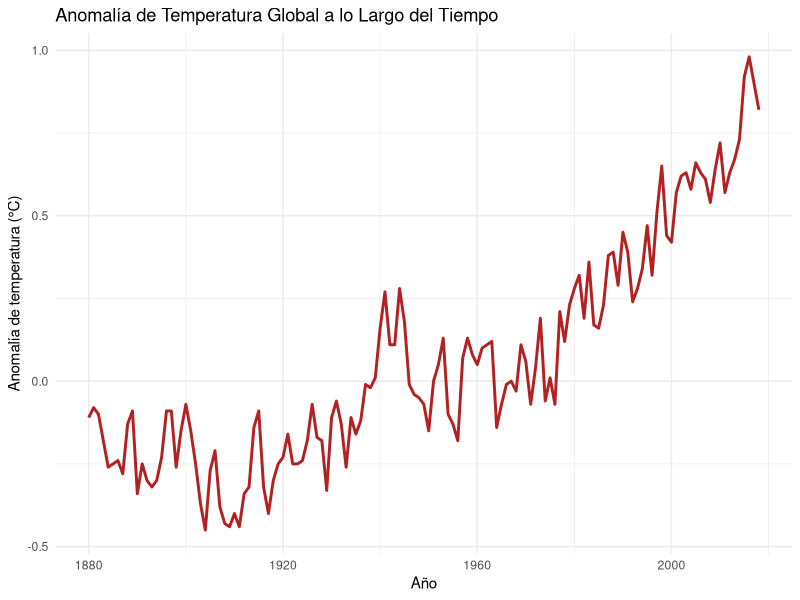
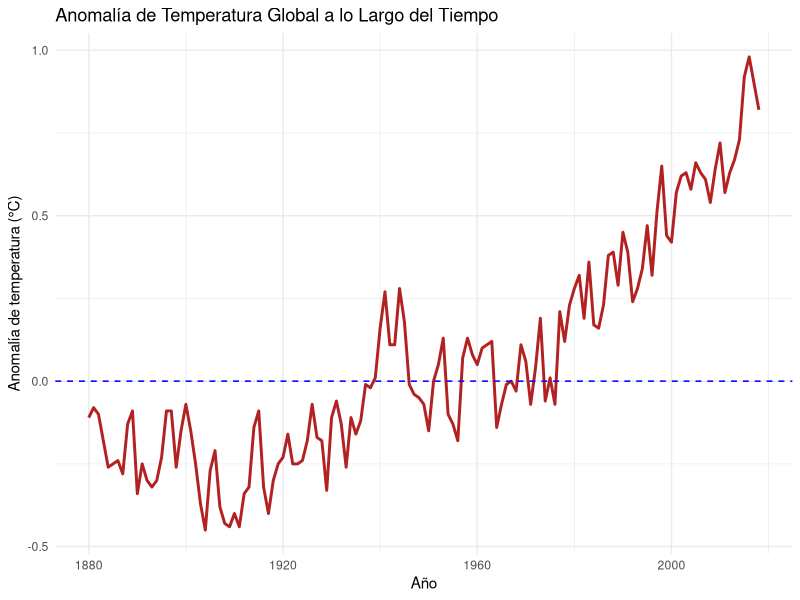
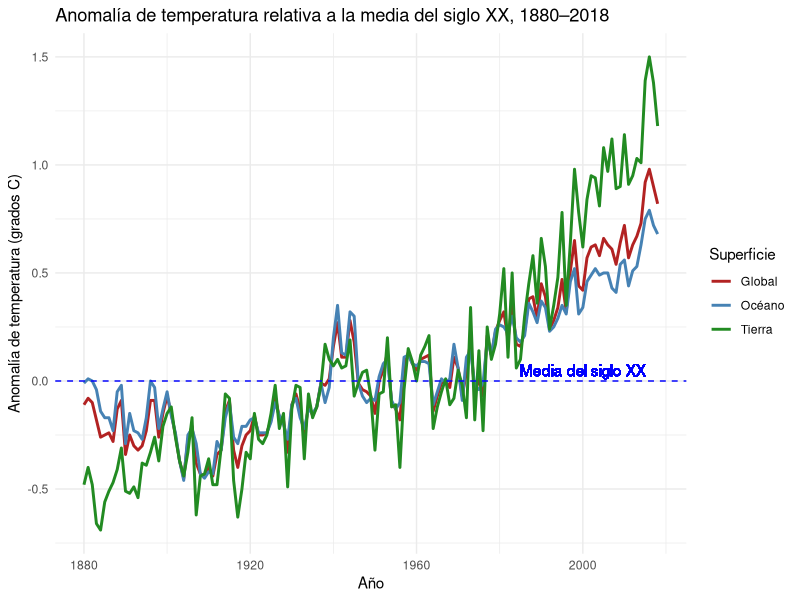
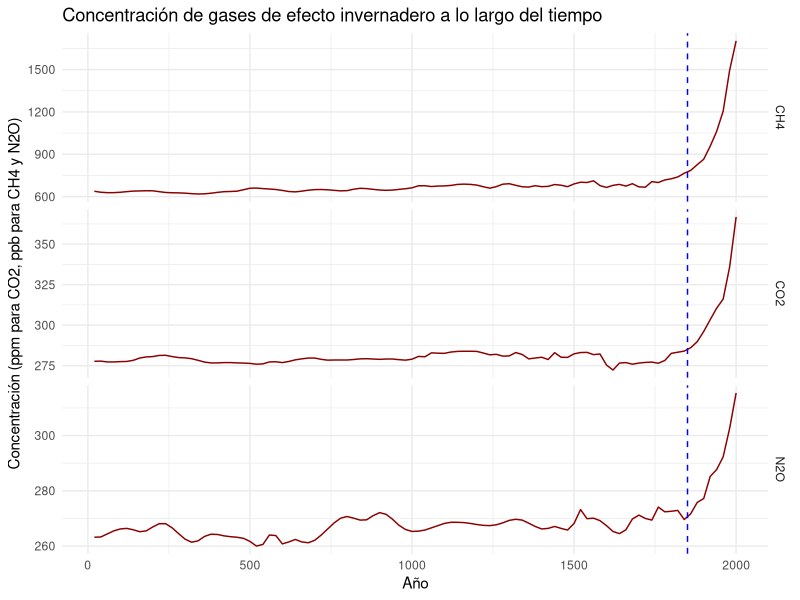
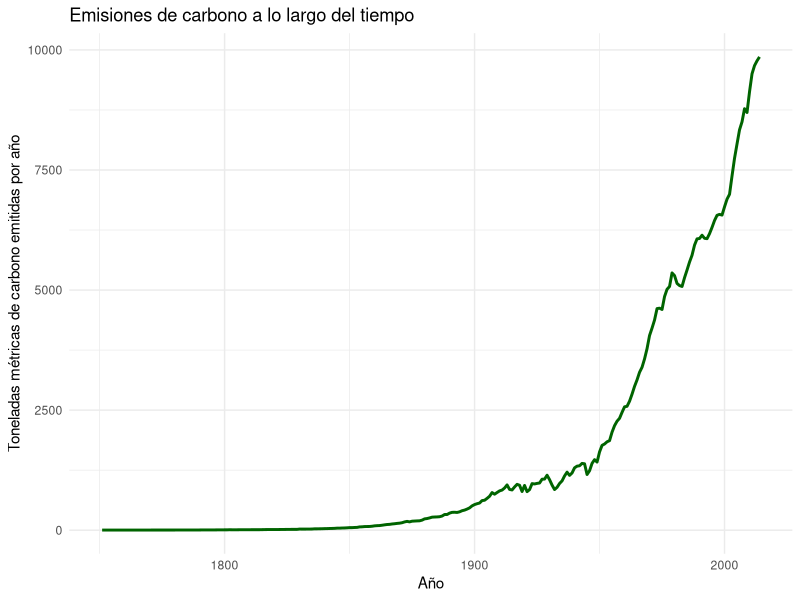

R code for these plots, in order:
library(tidyverse)
library(dslabs)
data(temp_carbon)
data(greenhouse_gases)
data(historic_co2)
# Obtener el último año con datos no NA en emisiones de carbono
temp_carbon %>%
  filter(!is.na(carbon_emissions)) %>%
# max($year)
#  summarise(ultimo_anio = max(year))
#  select(year)%>%max()
  pull(year)%>%max()  

  # Filtrar solo los años con datos de emisiones
  carbon_data <- temp_carbon %>%
  filter(!is.na(carbon_emissions)) %>%
  arrange(year)

# Ver el primer y último año con sus emisiones
carbon_data %>%
  slice(c(1, n())) %>%
  select(year, carbon_emissions)  

carbon_data %>%
  summarise(
    diferencia = last(carbon_emissions) - first(carbon_emissions)
  )


# Filtrar años con datos de anomalía global
temp_data <- temp_carbon %>%
  filter(!is.na(temp_anomaly)) %>%
  arrange(year)

# Ver el primer y último año con sus anomalías
temp_data %>%
  slice(c(1, n())) %>%
  select(year, temp_anomaly)

temp_data %>%
  summarise(
    aumento_total = last(temp_anomaly) - first(temp_anomaly)
  )

# Crear gráfico y guardarlo en el objeto 'p'
p <- temp_carbon %>%
  filter(!is.na(temp_anomaly)) %>%
  ggplot(aes(x = year, y = temp_anomaly)) +
  geom_line(color = "firebrick", size = 1) +
  labs(
    title = "Anomalía de Temperatura Global a lo Largo del Tiempo",
    x = "Año",
    y = "Anomalía de temperatura (°C)"
  ) +
  theme_minimal()

# Mostrar el gráfico
p
p + geom_hline(yintercept = 0, color = "blue", linetype = "dashed")

p <- temp_carbon %>%
  filter(!is.na(temp_anomaly)) %>%
  ggplot(aes(x = year, y = temp_anomaly)) +
  geom_line(color = "firebrick", size = 1) +
  geom_hline(yintercept = 0, color = "blue", linetype = "dashed") +
  annotate("text", x = 2000, y = 0.05, label = "Media del siglo XX", color = "blue") +
  labs(
    title = "Anomalía de temperatura relativa a la media del siglo XX, 1880–2018",
    x = "Año",
    y = "Anomalía de temperatura (grados C)"
  ) +
  theme_minimal()

# Crear gráfico con tres series de anomalía
p <- temp_carbon %>%
  filter(!is.na(temp_anomaly)) %>%
  ggplot(aes(x = year)) +
  geom_line(aes(y = temp_anomaly, color = "Global"), size = 1) +
  geom_line(aes(y = ocean_anomaly, color = "Océano"), size = 1) +
  geom_line(aes(y = land_anomaly, color = "Tierra"), size = 1) +
  geom_hline(yintercept = 0, color = "blue", linetype = "dashed") +
  geom_text(aes(x = 2000, y = 0.05, label = "Media del siglo XX"), color = "blue") +
  scale_color_manual(values = c("Global" = "firebrick", "Océano" = "steelblue", "Tierra" = "forestgreen")) +
  ggtitle("Anomalía de temperatura relativa a la media del siglo XX, 1880–2018") +
  ylab("Anomalía de temperatura (grados C)") +
  xlab("Año") +
  theme_minimal() +
  labs(color = "Superficie")

# Mostrar gráfico
p

data(greenhouse_gases)

# Crear gráfico con facet_grid y línea vertical
p <- greenhouse_gases %>%
  ggplot(aes(x = year, y = concentration)) +
  geom_line(color = "darkred") +
  geom_vline(xintercept = 1850, linetype = "dashed", color = "blue") +
  facet_grid(gas ~ ., scales = "free_y") +
  ggtitle("Concentración de gases de efecto invernadero a lo largo del tiempo") +
  ylab("Concentración (ppm para CO2, ppb para CH4 y N2O)") +
  xlab("Año") +
  theme_minimal()
p

# Calcular el cambio de concentración desde 1850 al último año por gas
greenhouse_gases %>%
  filter(year >= 1850) %>%
  group_by(gas) %>%
  summarise(
    inicio = concentration[year == min(year)],
    fin = concentration[year == max(year)],
    cambio = fin - inicio
  ) %>%
  arrange(cambio)



data(temp_carbon)

# Gráfico de línea de emisiones de carbono por año
p <- temp_carbon %>%
  filter(!is.na(carbon_emissions)) %>%
  ggplot(aes(x = year, y = carbon_emissions)) +
  geom_line(color = "darkgreen", size = 1) +
  labs(
    title = "Emisiones de carbono a lo largo del tiempo",
    x = "Año",
    y = "Toneladas métricas de carbono emitidas por año"
  ) +
  theme_minimal()

# Mostrar gráfico
p
